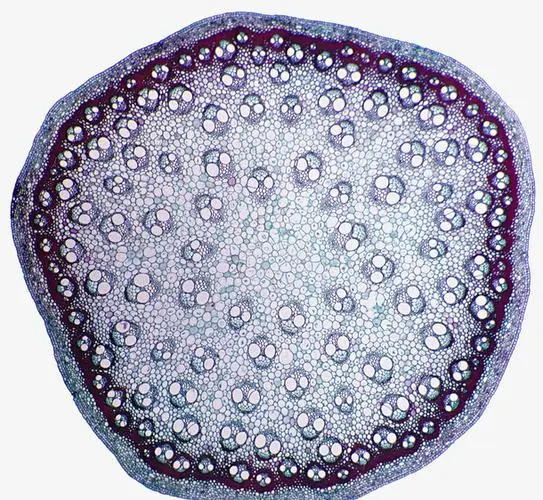
#> input picture morphological/cell.png, 543 x 500 px
$ python main.py
#> lines starting #> are read from the running program, lines starting #| are printed output that depends on the picture; after the words box and inside, x2 and y2 are one past the last pixel; in counts of white or black regions, pixels touching at a corner belong together
# %%
import numpy as np
import cv2
import queue
from matplotlib import pyplot as plt


# %%
def imshow(img):
    plt.imshow(img, cmap="gray")
    plt.axis("off")
    plt.show()


# %%
def dilate_outside(img):
    """将图像背景膨胀，以消除外面那一圈。返回保留的前景掩码（255 表示保留）。

    Args:
        img: 二维的灰度图像。
    """
    is_visited = np.zeros(img.shape, np.bool_)
    background_mask = np.zeros(img.shape, np.uint8)
    q = queue.Queue()
    q.put((0, 0))
    is_visited[0, 0] = True
    while not q.empty():
        x, y = q.get()
        background_mask[x, y] = 255
        for dx, dy in [(1, 0), (-1, 0), (0, 1), (0, -1)]:
            nx, ny = x + dx, y + dy
            if (
                nx >= 0
                and nx < img.shape[0]
                and ny >= 0
                and ny < img.shape[1]
                and not is_visited[nx, ny]
                and np.abs(int(img[nx, ny]) - int(img[0, 0])) <= 16
            ):
                q.put((nx, ny))
                is_visited[nx, ny] = True
    kernel = cv2.getStructuringElement(cv2.MORPH_RECT, (7, 7), anchor=(3, 3))
    background_mask = cv2.dilate(
        background_mask,
        kernel,
        borderType=cv2.BORDER_CONSTANT,
        borderValue=0,
    )

    foreground_mask = cv2.bitwise_not(background_mask)
    kernel = cv2.getStructuringElement(cv2.MORPH_ELLIPSE, (33, 33), anchor=(16, 16))
    foreground_mask = cv2.erode(
        foreground_mask,
        kernel,
        borderType=cv2.BORDER_CONSTANT,
        borderValue=0,
    )

    return foreground_mask


def to_binary(img):
    """将图片按照自定义的规则二值化。

    Args:
        img: YUV 格式的图片。
    """
    ret = np.zeros(img.shape[:2], np.uint8)
    for i in range(img.shape[0]):
        for j in range(img.shape[1]):
            p = img[i, j]
            if p[0] > 160:
                ret[i, j] = 255
    return ret


def remove_block(img, target, len_pred):
    """去除二值化图像中小的连通块，使得背景更加平滑。

    Args:
        img: 二值化的图像。
    """
    is_visited = np.zeros(img.shape, np.bool_)
    mask = np.zeros(img.shape, np.uint8)
    for i in range(img.shape[0]):
        for j in range(img.shape[1]):
            if img[i, j] != target or is_visited[i, j]:
                continue
            q = queue.Queue()
            q.put((i, j))
            is_visited[i, j] = True
            c = []
            while not q.empty():
                x, y = q.get()
                c.append((x, y))
                for dx, dy in [(1, 0), (-1, 0), (0, 1), (0, -1)]:
                    nx, ny = x + dx, y + dy
                    if (
                        nx >= 0
                        and nx < img.shape[0]
                        and ny >= 0
                        and ny < img.shape[1]
                        and not is_visited[nx, ny]
                        and img[nx, ny] == target
                    ):
                        q.put((nx, ny))
                        is_visited[nx, ny] = True

            if len_pred(len(c)):
                for x, y in c:
                    mask[x, y] = 255
    return mask


def generate_pattern(size):
    """生成一个被一定宽度的 0 值圆环包围的模式。

    Args:
        size: 模式的大小。圆环比模式略小一些。
    """
    pattern = np.empty((size, size), np.uint8)
    pattern[:, :] = 255
    cv2.circle(pattern, (size // 2, size // 2), size // 2, 0, 2)
    return pattern


def pattern_match(img, pattern):
    """使用均方差进行模式匹配，返回滑动窗口模式匹配结果。

    Args:
        img: 原图像。
        pattern: 模式图像。

    Returns:
        滑动窗口模式匹配结果。
    """

    ret = np.empty_like(img, np.float32)
    ret.fill(np.inf)
    for y in range(0, img.shape[0] - pattern.shape[0] + 1):
        for x in range(0, img.shape[1] - pattern.shape[1] + 1):
            window = img[y : y + pattern.shape[0], x : x + pattern.shape[1]]
            mse = np.mean((window - pattern) ** 2)
            ret[y + pattern.shape[0] // 2, x + pattern.shape[1] // 2] = mse

    # Fill the edge for a better appearance.
    ret[ret == np.inf] = np.max(
        ret[pattern.shape[0] : -pattern.shape[0], pattern.shape[1] : -pattern.shape[1]]
    )

    return ret


def flood_fill(img, matched):
    """将可能的位置填充。

    Args:
        img: 原图像（YUV）。
        matched: 模式匹配结果，即所有可能的位置。

    Returns:
        一个元组：
          - 被填充了的位置。
          - 一系列大小。
    """
    is_visited = np.zeros_like(matched, np.bool_)
    mask = np.zeros_like(matched, np.uint8)
    sizes = []
    for i in range(img.shape[0]):
        for j in range(img.shape[1]):
            if not matched[i, j] or is_visited[i, j]:
                continue
            q = queue.Queue()
            q.put((i, j))
            is_visited[i, j] = True
            c = []
            while not q.empty():
                x, y = q.get()
                c.append((x, y))
                for dx, dy in [
                    (1, 0),
                    (-1, 0),
                    (0, 1),
                    (0, -1),
                    (1, 1),
                    (1, -1),
                    (-1, 1),
                    (-1, -1),
                ]:
                    nx, ny = x + dx, y + dy
                    if (
                        nx >= 0
                        and nx < img.shape[0]
                        and ny >= 0
                        and ny < img.shape[1]
                        and not is_visited[nx, ny]
                        and abs(int(img[x, y, 0]) - img[nx, ny, 0]) < 18
                    ):
                        q.put((nx, ny))
                        is_visited[nx, ny] = True

            c = np.array(c)
            mean = np.average(img[c[:, 0], c[:, 1], :], axis=0)
            min_x = np.min(c[:, 0])
            max_x = np.max(c[:, 0])
            min_y = np.min(c[:, 1])
            max_y = np.max(c[:, 1])
            s = (max_x - min_x + 1) * (max_y - min_y + 1)

            if (
                mean[0] > 200
                and mean[1] < 141
                and abs(mean[2] - 128) < 8
                and (s <= 16 or c.shape[0] / s > 0.65)
            ):
                flag = True
                while flag:
                    flag = False
                    for x in range(min_x, max_x + 1):
                        for y in range(min_y, max_y + 1):
                            if np.any(np.all(c == (x, y), axis=1)):
                                continue
                            n = 0
                            for dx, dy in [(1, 0), (-1, 0), (0, 1), (0, -1)]:
                                nx, ny = x + dx, y + dy
                                if np.any(np.all(c == (nx, ny), axis=1)):
                                    n += 1
                            if n >= 3:
                                c = np.append(c, [[x, y]], axis=0)
                                flag = True

                mask[c[:, 0], c[:, 1]] = 255
                sizes.append(c.shape[0])

    return mask, sizes


# %%
def main():
    img = cv2.imread("cell.png")
#> img is the input picture: shape (500, 543, 3); mean B, G, R 187.7, 171.1, 171.5
    img = cv2.cvtColor(img, cv2.COLOR_BGR2YUV)
#> img: shape (500, 543, 3); mean of channels 0, 1, 2 173.1, 135.2, 126.5
    yuv_img = img
    plt.imsave("gray.png", img[:, :, 0], cmap="gray")
    plt.imsave("u.png", img[:, :, 1], cmap="gray")
    plt.imsave("v.png", img[:, :, 2], cmap="gray")
    imshow(img[:, :, 0])

    mask = dilate_outside(img[:, :, 0])
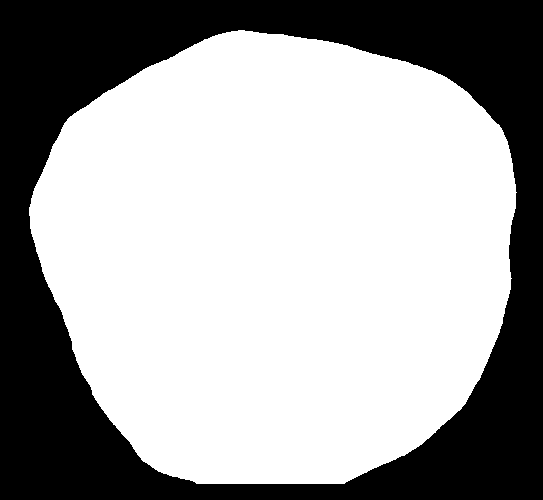
#> mask: shape (500, 543); 64.4% white; 1 black region, box (x1, y1, x2, y2) and area: (0, 0, 543, 500) 96547
    img[mask == 0, :] = [0, 128, 128]
#> img: shape (500, 543, 3); mean of channels 0, 1, 2 100, 133.5, 127
    plt.imsave("dilated_outside.png", cv2.cvtColor(img, cv2.COLOR_YUV2RGB))
    imshow(img[:, :, 0])

    img = to_binary(img)
#> after the loop in to_binary, `for i in range(img.shape[0]):`: ret: shape (500, 543); 34.2% white; 2008 white regions (1718 under 20 px), largest, box (x1, y1, x2, y2) and area: (113, 67, 487, 460) 67629, (114, 246, 140, 279) 331, (134, 274, 155, 303) 312
    plt.imsave("binary.png", img, cmap="gray")
    imshow(img)

    pattern = generate_pattern(15)
    plt.imsave("pattern.png", pattern, cmap="gray")
    imshow(pattern)

    response = pattern_match(img, pattern)
#> in pattern_match, `ret.fill(np.inf)`: ret: shape (500, 543) float32; every value is NaN or infinite
#> in pattern_match, `ret[ret == np.inf] = np.max( ret[pattern.shape[0] : -pattern.shape[0],..`:
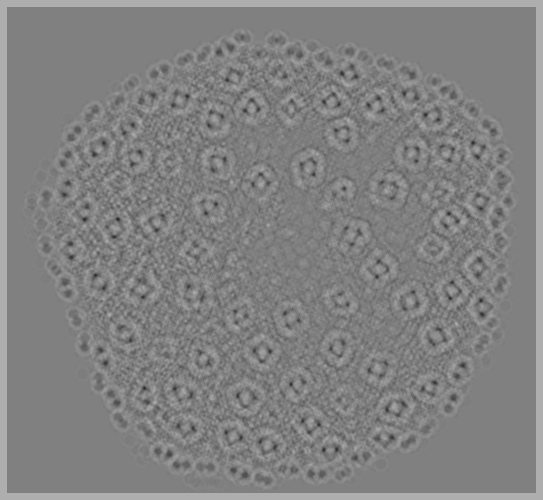
#> ret: shape (500, 543) float32; min 0.142, max 0.684, mean 0.51
    plt.imsave("response.png", response, cmap="gray")
    imshow(response)

    THRESHOLD = 0.33
    matched = (response < THRESHOLD) * 255
#> matched: shape (500, 543) int64; 0.49% white in thin lines or dots, all inside (x1, y1, x2, y2) = (62, 47, 502, 477)
    plt.imsave("matched.png", matched, cmap="gray")
    imshow(matched)

    pattern_small = generate_pattern(9)
    plt.imsave("pattern_small.png", pattern_small, cmap="gray")
    imshow(pattern_small)

    response_small = pattern_match(img, pattern_small)
#> after the loop in pattern_match (call 2), `for y in range(0, img.shape[0] - pattern.shape[0] + 1):`:
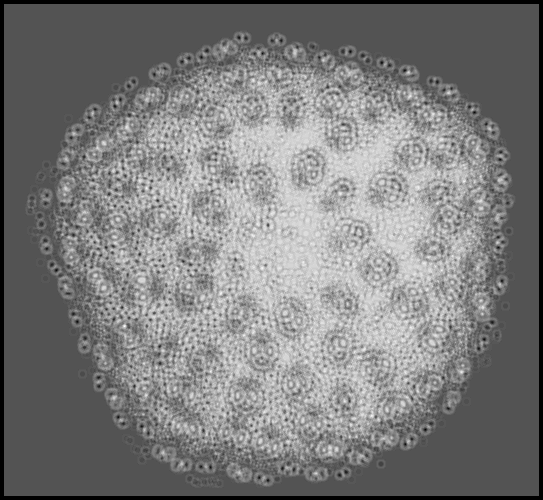
#> ret: shape (500, 543) float32; 3.05% of the values are NaN or infinite; the others: min 0.0617, max 0.815, mean 0.443; drawn with min black, max white, NaN and infinite black
#> in pattern_match (call 2), `ret[ret == np.inf] = np.max( ret[pattern.shape[0] : -pattern.shape[0],..`:
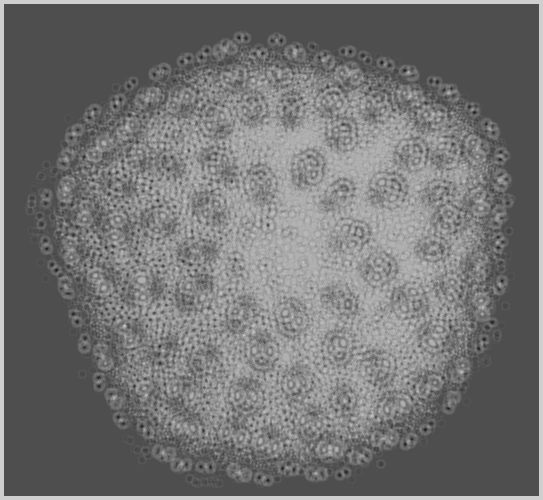
#> ret: shape (500, 543) float32; 3.05% of pixels changed, all inside (x1, y1, x2, y2) = (0, 0, 543, 500)
    plt.imsave("response_small.png", response_small, cmap="gray")
    imshow(response_small)

    THRESHOLD = 0.225
    matched_small = (response_small < THRESHOLD) * 255
#> matched_small: shape (500, 543) int64; 0.13% white in thin lines or dots, all inside (x1, y1, x2, y2) = (40, 36, 509, 482)
    plt.imsave("matched_small.png", matched_small, cmap="gray")
    imshow(matched_small)

    matched_all = matched + matched_small
    plt.imsave("matched_all.png", matched_all, cmap="gray")
    imshow(matched_all)

    img, sizes = flood_fill(yuv_img, matched_all)
#> after the loop in flood_fill, `for i in range(img.shape[0]):`:
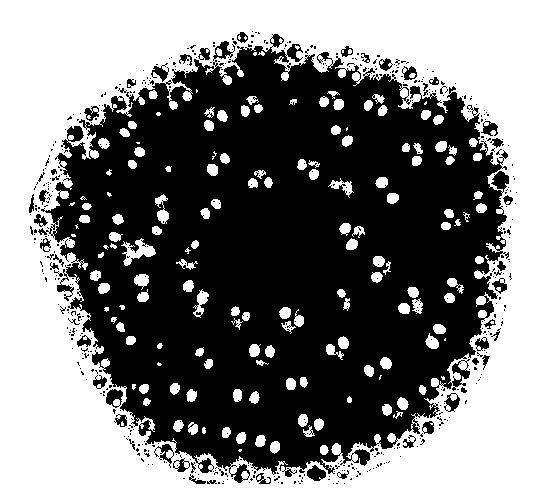
#> is_visited: shape (500, 543) bool; 48.7% white; 161 white regions (28 under 20 px), largest, box (x1, y1, x2, y2) and area: (0, 0, 543, 500) 121300, (121, 238, 156, 266) 407, (155, 194, 169, 224) 214
#> after the loop in flood_fill, `for i in range(img.shape[0]):`:
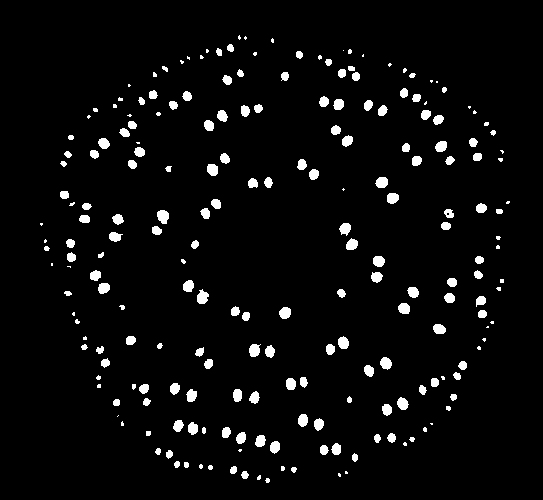
#> mask: shape (500, 543); 4.2% white; 218 white regions (65 under 20 px), largest, box (x1, y1, x2, y2) and area: (157, 210, 169, 224) 130, (197, 289, 209, 304) 126, (249, 344, 261, 357) 119
#> after the loop in flood_fill, `for i in range(img.shape[0]):`: flag = False; n = 2; sizes = 227 values, max 130 at index 101, min 1 at index 4, mean 49.92
    plt.imsave("filled.png", img, cmap="gray")
    imshow(img)

    plt.hist(sizes, bins=np.arange(0, 140, 10), edgecolor="black")
    plt.title("Histogram")
    plt.xlabel("Size in pixels")
    plt.ylabel("Frequency")
    plt.tight_layout()
    plt.savefig("histogram.png")
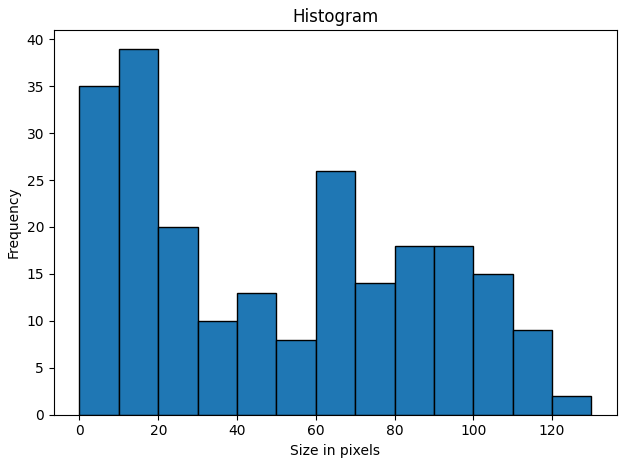
#> figure drawn by matplotlib, 1 panel; tallest bar 39 high, from x = 10 to 20
    plt.show()


# %%
if __name__ == "__main__":
    main()
